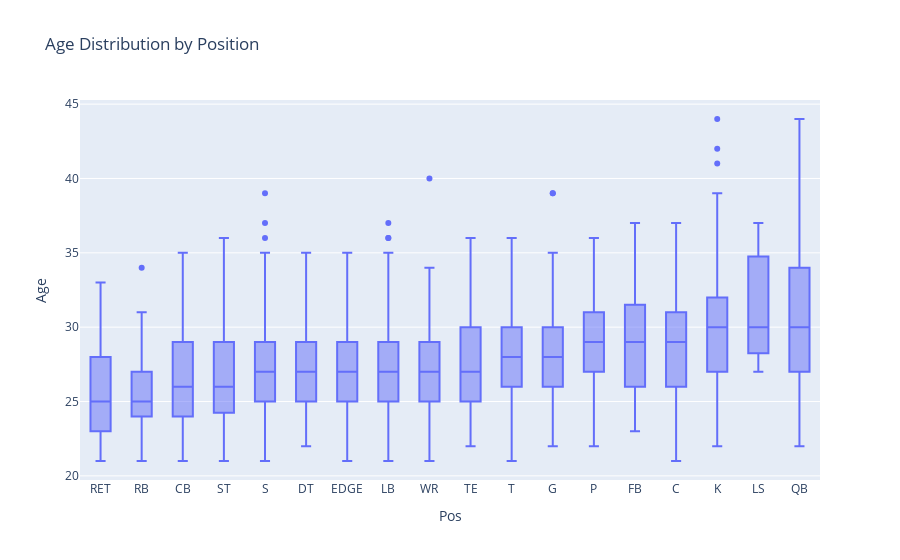

The notebook cell this image was saved under:
### Code cell
# want to sort in order of 25% values
pos_order = (
    df.groupby('Pos')['Age']
    .quantile(0.5)
    .sort_values()
    .index
)

fig = px.box(
    df,
    x='Pos',
    y='Age',
    title='Age Distribution by Position',
    hover_data=['Player', 'Year'],  # Add extra info to hover tooltip
    category_orders={'Pos': pos_order}  # enforces order on the x-axis
)

fig.show()

### Figure 1 — Plotly figure (JSON) as saved in the notebook; plotly's stock layout.template omitted (floating-point values rounded to 4 significant figures; data arrays with more than 128 entries replaced by an {"elided": "..."} marker saying what was removed)
{"data": [{"alignmentgroup": "True", "customdata": {"elided": "2118x2 mixed values"}, "hovertemplate": "Pos=%{x}<br>Age=%{y}<br>Player=%{customdata[0]}<br>Year=%{customdata[1]}<extra></extra>", "legendgroup": "", "marker": {"color": "#636efa"}, "name": "", "notched": false, "offsetgroup": "", "orientation": "v", "showlegend": false, "type": "box", "x": {"elided": "2118 str values"}, "x0": " ", "xaxis": "x", "y": {"elided": "2118 int values"}, "y0": " ", "yaxis": "y"}], "layout": {"boxmode": "group", "legend": {"tracegroupgap": 0}, "title": {"text": "Age Distribution by Position"}, "xaxis": {"anchor": "y", "categoryarray": ["RET", "RB", "CB", "ST", "S", "DT", "EDGE", "LB", "WR", "TE", "T", "G", "P", "FB", "C", "K", "LS", "QB"], "categoryorder": "array", "domain": [0, 1], "title": {"text": "Pos"}}, "yaxis": {"anchor": "x", "domain": [0, 1], "title": {"text": "Age"}}}}
